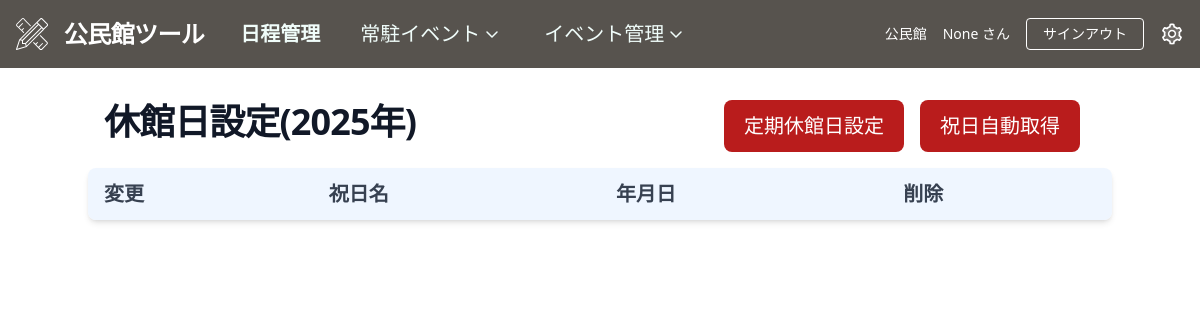
/event_manager/holiday (signed in), run on an earlier commit of the app's database.
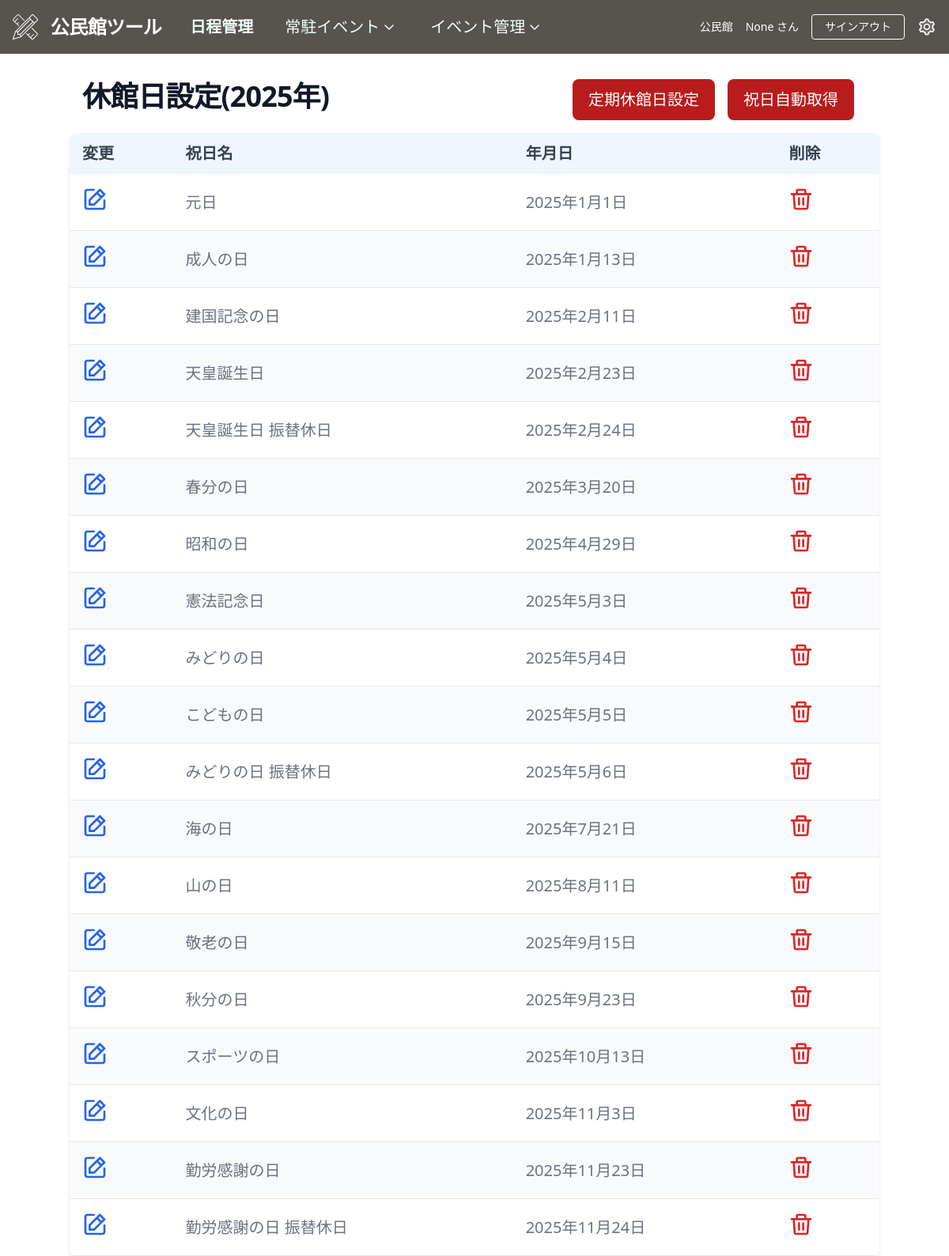
And on a later commit of the database.
### accounts/models.py (models this page shows, shortened)
class User(AbstractBaseUser, PermissionsMixin):
    login_user = models.CharField(
        verbose_name=_("login user"),
        unique=True,
        max_length=64,
    )
    email = models.EmailField(
        verbose_name=_("email"),
    )
    name = models.CharField(
        verbose_name=_("name"),
        max_length=150,
        null=True,
        blank=False
    )
    public_hall = models.ForeignKey(
         PublicHall,
         on_delete=models.CASCADE,
         null=True,
         blank=True,
    )
    is_superuser = models.BooleanField(
        verbose_name=_("is_superuer"),
        default=False
    )
    is_staff = models.BooleanField(
        verbose_name=_('staff status'),
        default=False,
    )
    is_active = models.BooleanField(
        verbose_name=_('active'),
        default=True,
    )
    created_at = models.DateTimeField(
        verbose_name=_("created_at"),
        auto_now_add=True
    )
    updated_at = models.DateTimeField(
        verbose_name=_("updateded_at"),
        auto_now=True
    )
    objects = UserManager()
    USERNAME_FIELD = 'login_user' # ログイン時、ユーザー名の代わりにlogin_userを使用
    REQUIRED_FIELDS = ['email']  # スーパーユーザー作成時にemailも設定する

### event_manager/models.py (models this page shows, shortened)
class HolidayCalendar(models.Model):
	name = models.CharField('祝日名', max_length=32,blank=False)
	date = models.DateField('日付', null=False)
	public_hall = models.ForeignKey(PublicHall,on_delete=models.CASCADE)

### event_manager/views.py (the view, shortened to what this page needs)
# urls.py: path('holiday', views.HolidayCalendarListView.as_view(), name="holiday"),
class HolidayCalendarListView(LoginRequiredMixin,ListView):
    template_name = "event_manager/HolidayCalendar.html"
    success_url = reverse_lazy('event_manager:holiday')
    model = HolidayCalendar
    def get_context_data(self):
        context = super().get_context_data()
        today = datetime.date.today()
        context['page_title'] = '休館日設定('+today.strftime('%Y')+'年)'
        context['form'] = HolidayCalendarForm()    # Create Modal画面
        context['form_update'] = HolidayCalendarUpdateForm()    # Update Modal画面
        context['form_delete'] = HolidayCalendarDeleteForm()    # Delete Modal画面
        return context

### templates/event_manager/holidayCalendar.html (shortened to what this page needs)
{% extends 'base_calendar.html' %}
{%block content %}
<div id="content">
	<section class="bg-white">
		<div class="flex flex-row py-4 px-4 mx-auto items-center justify-between">
			<h1 class="mb-2 text-4xl font-extrabold tracking-tight leading-none text-gray-900">
				{{ page_title }}
			</h1>
			<div class="flex flex-row">
				<div class="space-y-2 mr-4">
					<button type="button"
						class="modal-open-button inline-flex justify-center items-center py-3 px-5 text-xl font-medium text-center text-white rounded-lg bg-red-700 hover:bg-red-800 focus:ring-4 focus:ring-red-300">
						定期休館日設定
					</button>
				</div>
				<div class="space-y-2 mr-4">
					<form method="post" id="form">
						<button type="submit"
							class="modal-open-button inline-flex justify-center items-center py-3 px-5 text-xl font-medium text-center text-white rounded-lg bg-red-700 hover:bg-red-800 focus:ring-4 focus:ring-red-300">
							祝日自動取得
						</button>
					</form>
				</div>
			</div>
		</div>
	</section>
	<div class="relative overflow-x-auto shadow-md sm:rounded-lg">
		<table class="w-full text-xl text-left rtl:text-right text-gray-500">
			<thead class="text-gray-700 uppercase bg-blue-50">
				<tr>
					<th scope="col" class="px-4 py-3">変更</th>
					<th scope="col" class="px-4 py-3">祝日名</th>
					<th scope="col" class="px-4 py-3">年月日</th>
					<th scope="col" class="px-4 py-3">削除</th>
				</tr>
			</thead>
			<tbody>
				{% for object in object_list %}
				<tr class="odd:bg-white even:bg-gray-50 border-b">
					<td class="px-4 py-4">
						<button type="button" class="modal-open-button font-medium text-blue-600"
							data-modal-hide="authentication-modal" data-modal-target="#update-modal"
							data-modal-id={{object.pk}}>
							<a href="#" class=" hover:underline">
							</a>
					</td>
					<td class="px-4 py-4">{{ object.name }}</td>
					<td class="px-4 py-4">{{ object.date }}</td>
					<td class="px-4 py-4">
						<button type="button" class="modal-open-button font-medium text-red-600"
							data-modal-hide="authentication-modal" data-modal-target="#delete-modal"
							data-modal-id={{object.pk}}>
						</button>
					</td>
				</tr>
				{% endfor %}
			</tbody>
		</table>
	</div>
</div>
{% endblock %}

### templates/base_calendar.html (shortened to what this page needs)
{% load static %}
<!DOCTYPE html>
<html lang="ja">
<head>
	<link href="{% static 'css/styles.css' %}" rel="stylesheet" />
</head>
<body>
	<nav class="flex flex-row items-center justify-between bg-stone-600 p-4">
		<div class="flex items-center flex-row text-white mr-6">
			<a href="{% url 'common:index' %}">
				<span class="font-semibold text-2xl tracking-tight mr-4">公民館ツール</span>
			</a>
			<a href="{% url 'event_manager:calendar' %}">
				<span class="font-semibold text-xl text-teal-50 hover:text-white px-5 py-1">日程管理</span>
			</a>
			<button type="button" data-dropdown-toggle="dropdownAccounting"
				class="dropdownbutton text-xl text-teal-50 hover:text-white font-medium rounded-lg px-5 py-1 text-center inline-flex items-center">
				常駐イベント
				<svg xmlns="http://www.w3.org/2000/svg" width="24" height="24" viewBox="0 0 24 24">
					<path fill="none" stroke="currentColor" stroke-linecap="round" stroke-linejoin="round"
						stroke-width="1.5" d="m7 10l5 5l5-5" />
				</svg>
			</button>
			<button type="button" data-dropdown-toggle="dropdownSupplier"
				class="dropdownbutton text-xl text-teal-50 hover:text-white font-medium rounded-lg px-5 py-1 text-center inline-flex items-center">
				イベント管理
				<svg xmlns="http://www.w3.org/2000/svg" width="24" height="24" viewBox="0 0 24 24">
					<path fill="none" stroke="currentColor" stroke-linecap="round" stroke-linejoin="round"
						stroke-width="1.5" d="m7 10l5 5l5-5" />
				</svg>
			</button>
		</div>
		<div class="flex flex-row items-center justify-end">
			<div class="text-white text-sm mr-4">
				{{ user.public_hall.name }}公民館
			</div>
			<div class="text-white text-sm mr-4">{{ user.name }} さん</div>
			<form action="{% url 'accounts:logout' %}" method="post" name="logout">
				<button type="submit"
					class="inline-block text-sm px-4 py-2 leading-none border rounded text-white border-white hover:border-transparent hover:text-teal-500 hover:bg-white mt-4 lg:mt-0">
					サインアウト
				</button>
			</form>
			<div class="ml-4 text-white">
				<a href="{% url 'common:settings' %}">
				</a>
			</div>
		</div>
	</nav>
	<div class="container mx-auto text-center mt-4">
		{% block content %} {% endblock %}
	</div>
</body>
</html>

What changed in the data, as far as the page shows it:
added HolidayCalendar: name "元日", date "2025年1月1日"
added HolidayCalendar: name "成人の日", date "2025年1月13日"
added HolidayCalendar: name "建国記念の日", date "2025年2月11日"
added HolidayCalendar: name "天皇誕生日", date "2025年2月23日"
added HolidayCalendar: name "天皇誕生日 振替休日", date "2025年2月24日"
added HolidayCalendar: name "春分の日", date "2025年3月20日"
added HolidayCalendar: name "昭和の日", date "2025年4月29日"
added HolidayCalendar: name "憲法記念日", date "2025年5月3日"
added HolidayCalendar: name "みどりの日", date "2025年5月4日"
added HolidayCalendar: name "こどもの日", date "2025年5月5日"
added HolidayCalendar: name "みどりの日 振替休日", date "2025年5月6日"
added HolidayCalendar: name "海の日", date "2025年7月21日"
added HolidayCalendar: name "山の日", date "2025年8月11日"
added HolidayCalendar: name "敬老の日", date "2025年9月15日"
added HolidayCalendar: name "秋分の日", date "2025年9月23日"
added HolidayCalendar: name "スポーツの日", date "2025年10月13日"
added HolidayCalendar: name "文化の日", date "2025年11月3日"
added HolidayCalendar: name "勤労感謝の日", date "2025年11月23日"
added HolidayCalendar: name "勤労感謝の日 振替休日", date "2025年11月24日"
